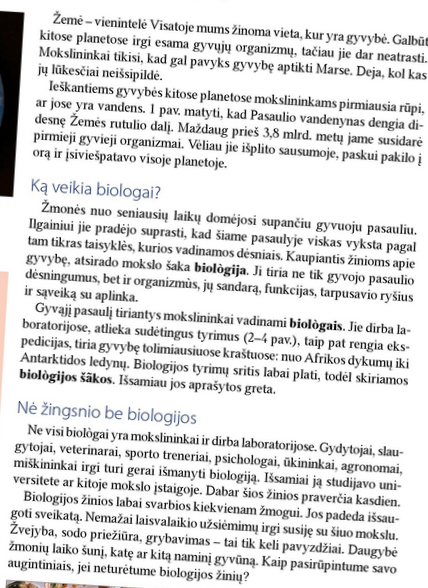
#> input picture extras/fourier/0.png, 428 x 588 px, found by its file name
$ python fourier.py
#> lines starting #> are read from the running program, lines starting #| are printed output that depends on the picture; long printed decimals are rounded
import cv2
import numpy as np
from matplotlib import pyplot as plt
PATH = r'C:\Users\jokub\Desktop\Work\fourier\0.png'
img = cv2.imread(PATH, cv2.IMREAD_GRAYSCALE)
#> img: shape (588, 428); min 0, max 255, mean 222.1

f = np.fft.fft2(img)
fshift = np.fft.fftshift(f)
magnitude_spectrum = 20 * np.log(np.abs(fshift))
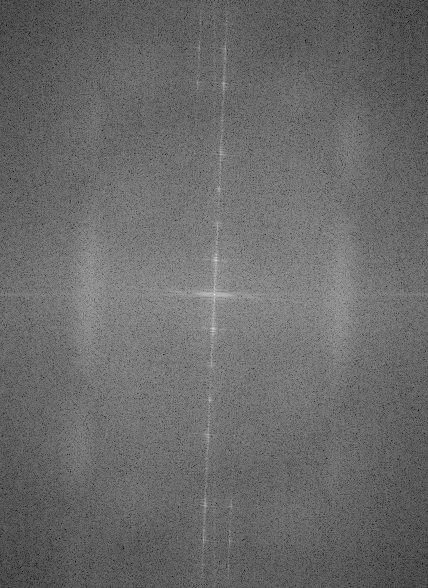
#> magnitude_spectrum: shape (588, 428) float64; min 51.95, max 356.8, mean 179.3; drawn with min black and max white

plt.subplot(121), plt.imshow(img, cmap='gray')
plt.title('Input Image'), plt.xticks([]), plt.yticks([])

plt.subplot(122), plt.imshow(magnitude_spectrum, cmap='gray')
plt.title('Magnitude Spectrum'), plt.xticks([]), plt.yticks([])

plt.show()


def transform_data(m):
    dpix, dpiy = m.shape
#> dpix = 588; dpiy = 428
    x_c, y_c = np.unravel_index(np.argmax(m), m.shape)
#> x_c = 294; y_c = 214
    angles = np.linspace(0, np.pi*2, min(dpix, dpiy))
#> angles = 428 values from 0 to 6.28
    mrc = min(abs(x_c - dpix), abs(y_c - dpiy), x_c, y_c)
#> mrc = 214
    radiuses = np.linspace(0, mrc, max(dpix, dpiy))
#> radiuses = 588 values from 0 to 214
    A, R = np.meshgrid(angles, radiuses)
    X = R * np.cos(A)
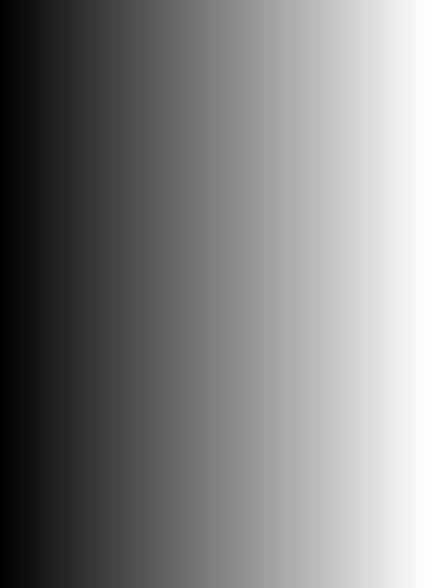
#> A: shape (588, 428) float64; min 0, max 6.28, mean 3.14; drawn with min black and max white
    Y = R * np.sin(A)
    return A, R, m[X.astype(int) + mrc - 1, Y.astype(int) + mrc - 1]

angles, radiuses, m = transform_data(magnitude_spectrum)
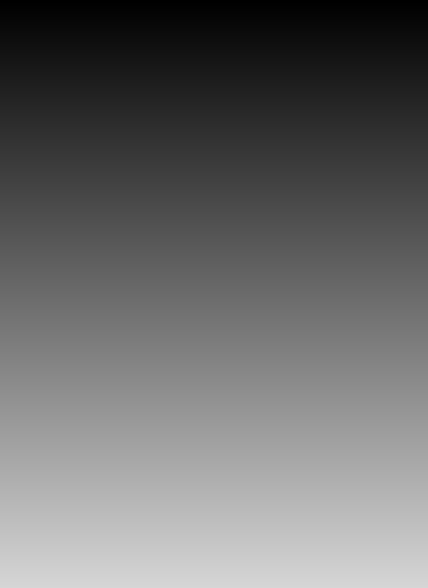
#> radiuses: shape (588, 428) float64; min 0, max 214, mean 107
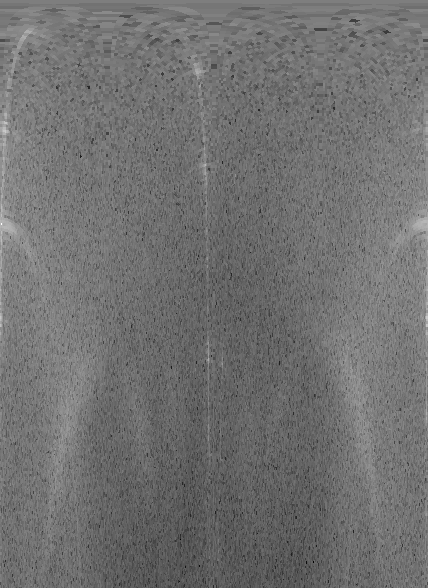
#> m: shape (588, 428) float64; min 61.17, max 356.8, mean 192.3; drawn with min black and max white

plt.contourf(angles, radiuses, m)
plt.show()
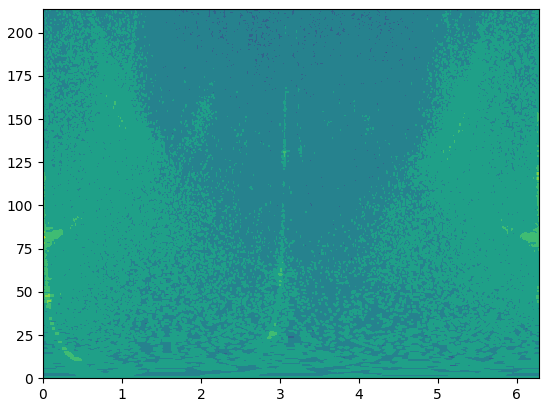
#> figure drawn by matplotlib, 1 panel

# [6 lines of commented-out code are left out]

c = []
print(np.shape(m))
#| (588, 428)
for i in range(len(m[0])):
    a = [x[i] for x in m]
    c.append(a)
#> after the loop, c = 428 items
print('c\n', c[0][:10])
#| c
#|  [208.071, 208.071, 208.071, 198.249, 198.249, 198.249, 190.992, 190.992, 190.992, 214.879]
print(np.shape(c))
#| (428, 588)
c = np.array(c)
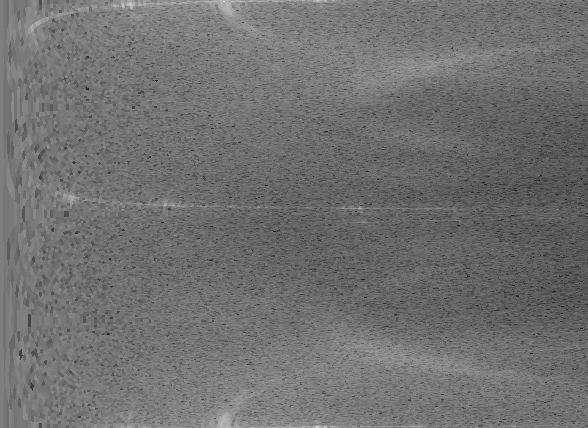
#> c: shape (428, 588) float64; min 61.17, max 356.8, mean 192.3; drawn with min black and max white
sample_angles = np.linspace(0,  2 * np.pi, len(c.sum(axis=0))) / np.pi*180
#> sample_angles = 588 values from 0 to 360
turn_angle_in_degrees = 90 - sample_angles[np.argmax(c.sum(axis=0)[::-1])]
#> turn_angle_in_degrees = -268.8
print(turn_angle_in_degrees %90)
#| 1.227

plt.plot(sample_angles, c.sum(axis=0))
plt.show()
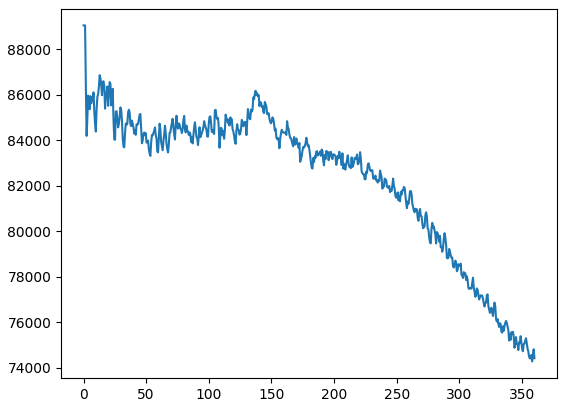
#> figure drawn by matplotlib, 1 panel; curve peaks at x = 0, y = 89054.5
'''
print(c.sum(axis=0)[:20])
print(len(c.sum(axis=0)))

c_smooth = []
k = 2
for i in range(len(c.sum(axis=0))-k):
    a = 0
    for j in range(k+1):
        a += c.sum(axis=0)[i+j]
    c_smooth.append(a)

plt.plot(sample_angles[:-k], c_smooth)
plt.show()
'''

$ run again, with extras/fourier/book.png copied over extras/fourier/0.png
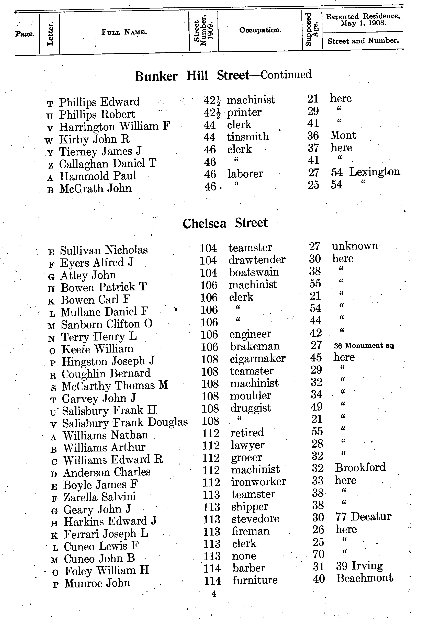
#> input picture extras/fourier/book.png, 426 x 619 px, found by its file name
#> img is the input picture: shape (619, 426); min 0, max 255, mean 237.2
#> x_c = 309; y_c = 213
#| (619, 426)
#> after the loop `for i in range(len(m[0])):`: c = 426 items
#| c
#|  [231.241, 231.241, 231.241, 226.512, 226.512, 226.512, 232.514, 232.514, 232.514, 231.602]
#| (426, 619)
#> `c = np.array(c)`:
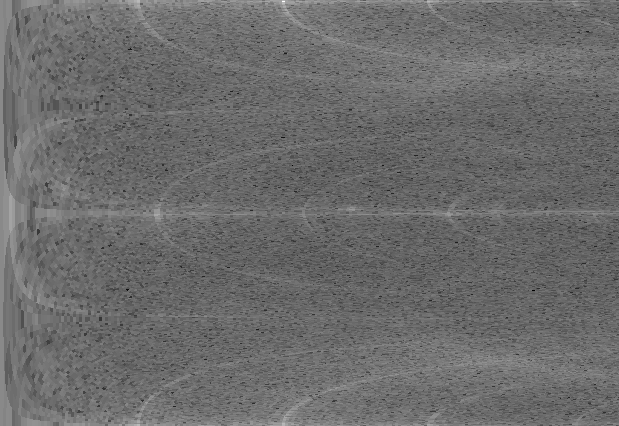
#> c: shape (426, 619) float64; min 82.44, max 359, mean 199.8; drawn with min black and max white
#> sample_angles = 619 values from 0 to 360
#> turn_angle_in_degrees = -268.8
#| 1.165
#> `plt.show()`:
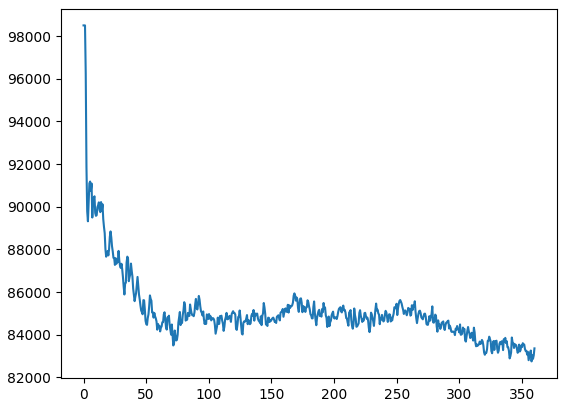
#> figure drawn by matplotlib, 1 panel; curve peaks at x = 0, y = 98508.8

$ run again, with extras/fourier/ftest.png copied over extras/fourier/0.png
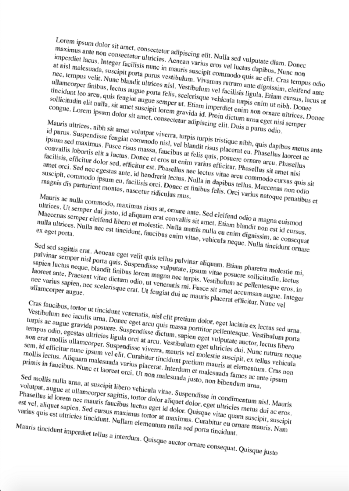
#> input picture extras/fourier/ftest.png, 349 x 491 px, found by its file name
#> x_c = 245; y_c = 174
#| (491, 349)
#> after the loop `for i in range(len(m[0])):`: c = 349 items
#| c
#|  [129.327, 129.327, 129.327, 198.022, 198.022, 198.022, 197.710, 197.710, 197.710, 185.753]
#| (349, 491)
#> `c = np.array(c)`:
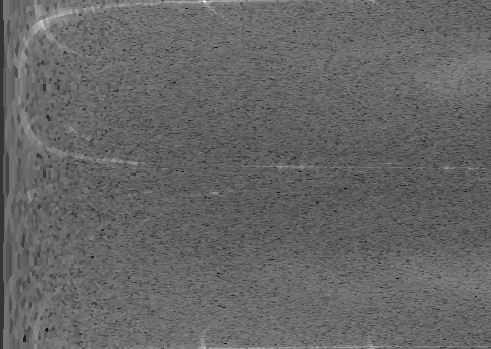
#> c: shape (349, 491) float64; min 69.99, max 350.3, mean 182.6; drawn with min black and max white
#> sample_angles = 491 values from 0 to 360
#> turn_angle_in_degrees = -255.3
#| 14.694
#> `plt.show()`:
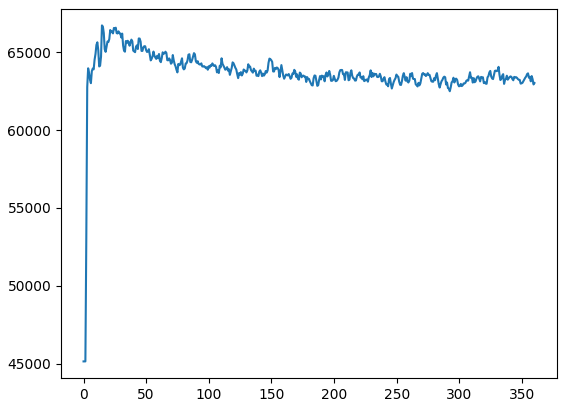
#> figure drawn by matplotlib, 1 panel; curve peaks at x = 14.69, y = 66728.6

$ run again, with extras/fourier/0771.jpg saved as extras/fourier/0.png
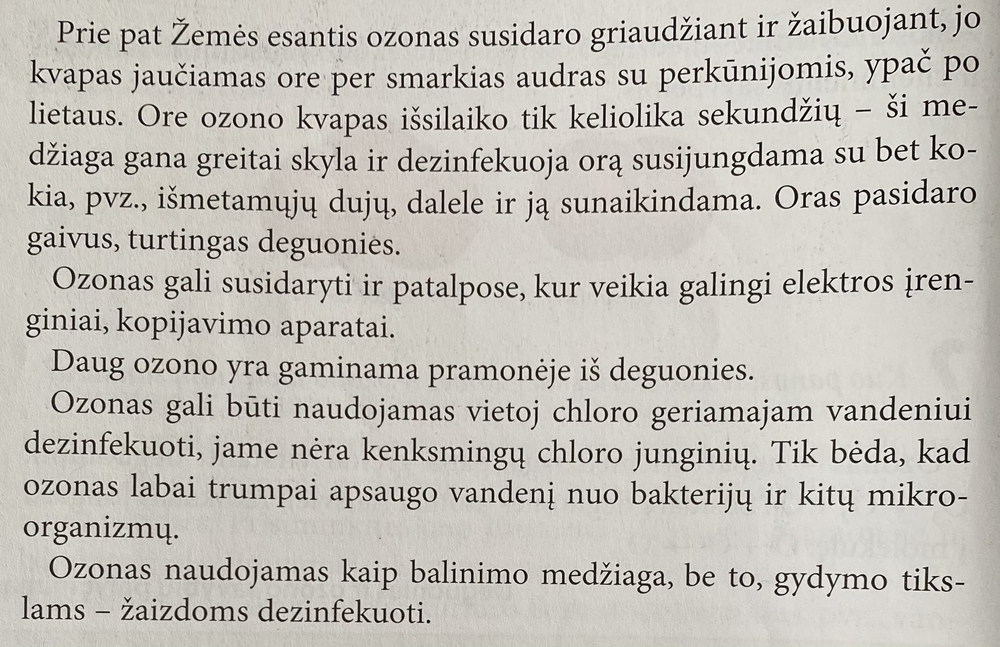
#> input picture extras/fourier/0771.jpg, 1000 x 647 px, shrunk from 2218 x 1434 before the run, found by its file name
#> x_c = 323; y_c = 500
#> mrc = 323
#| (1000, 647)
#> after the loop `for i in range(len(m[0])):`: c = 647 items
#| c
#|  [227.089, 227.089, 227.089, 227.089, 230.580, 230.580, 230.580, 220.672, 220.672, 220.672]
#| (647, 1000)
#> sample_angles = 1000 values from 0 to 360
#> turn_angle_in_degrees = -263.5
#| 6.486
#> `plt.show()`:
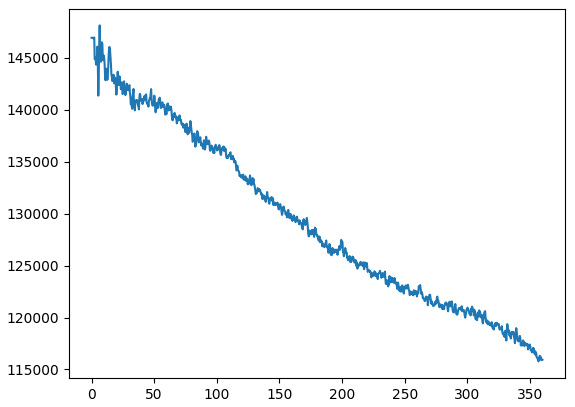
#> figure drawn by matplotlib, 1 panel; curve peaks at x = 6.49, y = 148119
